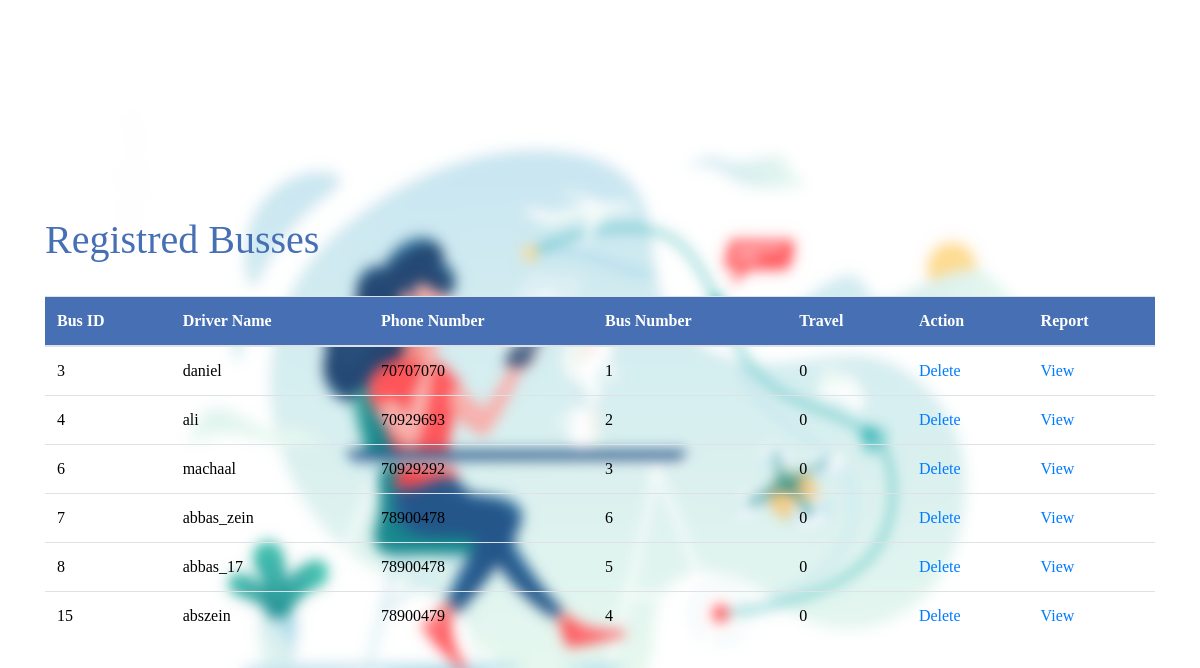
The page /viewBusses.php on the database its author committed.
### tables this page shows
CREATE TABLE `bus` (
  `bus_id` int(11) NOT NULL,
  `driver_uname` varchar(255) NOT NULL,
  `driver_psw` varchar(255) NOT NULL,
  `bus_number` int(22) NOT NULL,
  `driver_name` text NOT NULL,
  `driver_phone` varchar(255) NOT NULL,
  `bus_travel` tinyint(1) NOT NULL
);

### viewBusses.php (the view, shortened to what this page needs)
<!DOCTYPE html>
<html lang="en">
<head>
    <link rel="stylesheet" href="https://maxcdn.bootstrapcdn.com/bootstrap/4.5.2/css/bootstrap.min.css">
</head>
<body>
    <?php
    require_once './connection.php';
    $query = "SELECT * FROM bus";
    $result = mysqli_query($db_con, $query);
    $nbrows = mysqli_num_rows($result);
    ?>
    <div class="container">
        <br>
        <h1>Registred Busses</h1>
        <br>
        <table class="table table-hover">
            <thead>
                <tr>
                    <th>Bus ID</th>
                    <th>Driver Name</th>
                    <th>Phone Number</th>
                    <th>Bus Number</th>
                    <th>Travel</th>
                    <th>Action</th>
                    <th>Report</th>
                </tr>
            </thead>
            <?php
                for ($i = 0; $i < $nbrows; $i++) {
                    $row = mysqli_fetch_assoc($result);
                    $id = $row['bus_id'];
                    $id2=$row['bus_number'];
                    echo "<tr>";
                    echo "<td>" . $row['bus_id'] . "</td>";
                    echo "<td>" . $row['driver_uname'] . "</td>";
                    echo "<td>" . $row['driver_phone'] . "</td>";
                    echo "<td>" . $row['bus_number'] . "</td>";
                    echo "<td>" . $row['bus_travel'] . "</td>";
                    echo "<td><a href='deleteBusses_db.php?id=$id'>Delete</a></td>";
                    echo "<td><a href='report.php?id2=$id2'>View</a></td>";
                    echo "</tr>";
                }
            ?>
        </table>
    </div>
</body>
</html>

### viewBusses.php (style rules this page uses)
body { font-family: 'TITILLIUM SANS AND DOSIS'; background: url("Back/imageedit_3_8523749529.png"); background-repeat: no-repeat; background-size: 1000px 700px; padding: 16% 0; background-position: center; }
h1 { color: #466FB4; }
thead { background-color:#466FB4; }
th { color: white; }
td { color: black; }

### rows shown on the page
bus: bus_id "3", driver_uname "daniel", driver_phone "70707070", bus_number "1", bus_travel "0"
bus: bus_id "4", driver_uname "ali", driver_phone "70929693", bus_number "2", bus_travel "0"
bus: bus_id "6", driver_uname "machaal", driver_phone "70929292", bus_number "3", bus_travel "0"
bus: bus_id "7", driver_uname "abbas_zein", driver_phone "78900478", bus_number "6", bus_travel "0"
bus: bus_id "8", driver_uname "abbas_17", driver_phone "78900478", bus_number "5", bus_travel "0"
bus: bus_id "15", driver_uname "abszein", driver_phone "78900479", bus_number "4", bus_travel "0"
